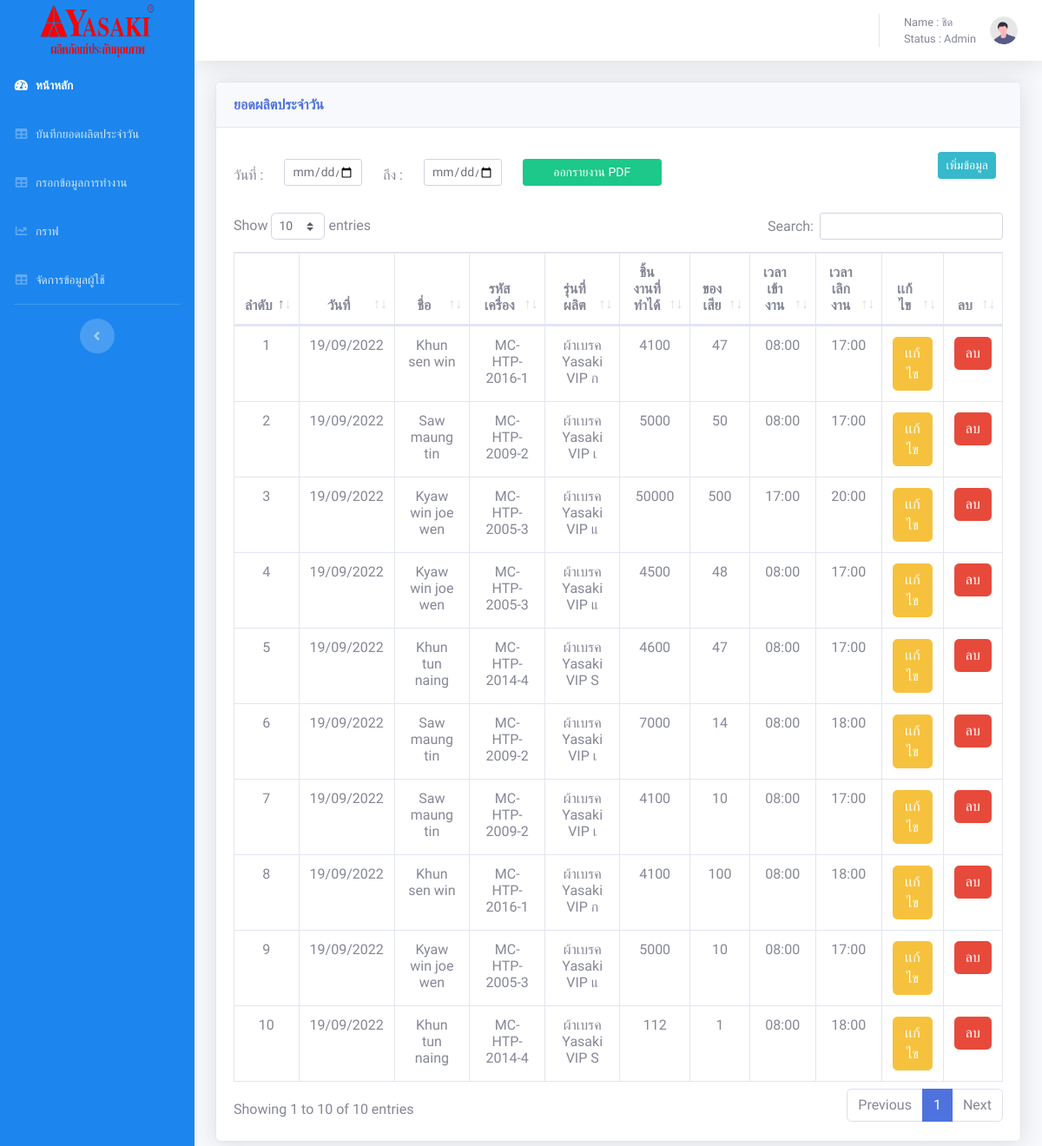
Page /admin/tables.php (signed in) on the earlier database version.
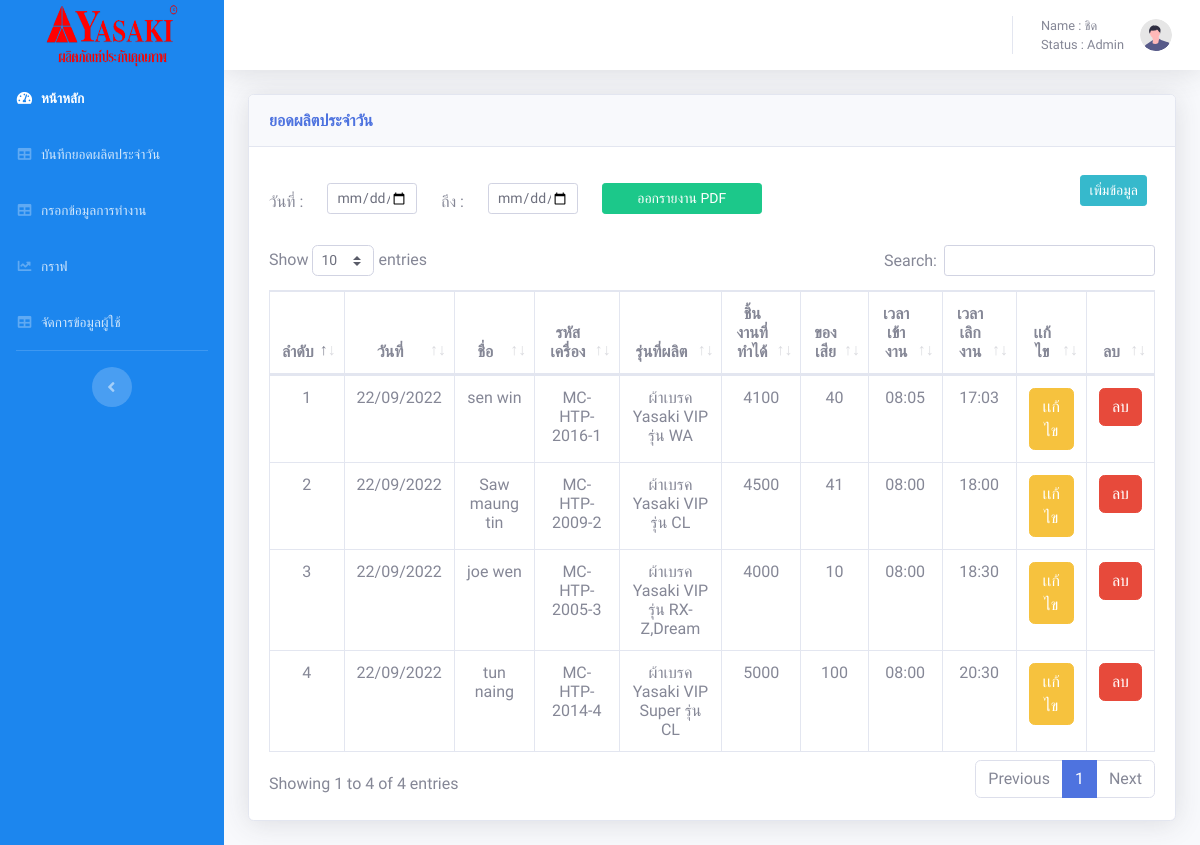
Same page on the later database version.
### tables this page shows
CREATE TABLE `employee` (
  `E_id` int(20) NOT NULL,
  `EName` varchar(20) NOT NULL,
  `Nmac` varchar(50) NOT NULL,
  `Econ` int(20) NOT NULL,
  `Epro` varchar(100) NOT NULL,
  `Edel` int(11) NOT NULL,
  `Etime` varchar(20) NOT NULL,
  `Etimet` varchar(20) NOT NULL,
  `DATE` date NOT NULL
);

### admin/tables.php (the view, shortened to what the changed rows need)
<!DOCTYPE html>
<html lang="en">
<head>
    <link href="vendor/fontawesome-free/css/all.min.css" rel="stylesheet" type="text/css">
    <link href="css/sb-admin-2.min.css" rel="stylesheet">
    <link href="vendor/datatables/dataTables.bootstrap4.min.css" rel="stylesheet">
</head>
<body id="page-top" style="font-family: 'Pridi', serif;">
    <div id="wrapper">
        <div id="content-wrapper" class="d-flex flex-column">
            <div id="content">
                <div class="container-fluid">
                    <div class="card shadow mb-4">
                        <div class="card-body">
                            <div class="row mb-4">
                                <div class="col-6">
                                </div>
                                <div class="col-6">
                                </div>
                            </div>
                            <div class="table-responsive">
                                <table class="table table-bordered text-center" id="dataTable" width="100%" cellspacing="0">
                                    <thead>
                                        <tr>
                                            <th>ลำดับ</th>
                                            <th>วันที่</th>
                                            <th>ชื่อ</th>
                                            <th>รหัสเครื่อง</th>
                                            <th>รุ่นที่ผลิต</th>
                                            <th>ชิ้นงานที่ทำได้</th>
                                            <th>ของเสีย</th>
                                            <th>เวลาเข้างาน</th>
                                            <th>เวลาเลิกงาน</th>
                                            <th>เเก้ไข</th>
                                            <th>ลบ</th>
                                        </tr>
                                    </thead>
                                    <?php
                                    require('config.php');
                                    mysqli_query($conn, 'SET NAMES UTF8');
                                    $sql = "SELECT * FROM employee ";
                                    $query = mysqli_query($conn, $sql);
                                    $n1 = 0;
                                    while ($value = mysqli_fetch_array($query)) {
                                        $d = date_create($value['DATE']);
                                        $d1 = date_format($d, "d/m/Y");
                                        $n1++;
                                        echo '<tr>
                    <td>' . $n1 . '</td>
                    <td>' . $d1 . '</td>
                    <td>' . $value['EName'] . '</td>
                    <td>' . $value['Nmac'] . '</td>
                    <td>' . $value['Epro'] . '</td>
                    <td>' . $value['Econ'] . '</td>
                    <td>' . $value['Edel'] . '</td>
                    <td>' . $value['Etime'] . '</td>
                    <td>' . $value['Etimet'] . '</td>
                    <td><a href="edittables.php?id=' . $value['E_id'] . '"><button class="btn-warning btn-md btn">เเก้ไข</button></a></td>
                    <td><a href="Delete.php?edit=' . $value['E_id'] . '"><button class="btn-danger btn-md btn" OnClick="return chkdel();">ลบ</button><a/></td>
                </tr>';
                                    }
                                    ?>
                                </table>
                            </div>
                        </div>
                    </div>
                </div>
            </div>
        </div>
    </div>
</body>
</html>

Differences in the rows shown:
removed employee: DATE "19/09/2022", EName "Khun sen win", Nmac "MC-HTP-2016-1", Epro "ผ้าเบรค Yasaki VIP ก", Econ "4100", Edel "47", Etime "08:00", Etimet "17:00"
removed employee: DATE "19/09/2022", EName "Saw maung tin", Nmac "MC-HTP-2009-2", Epro "ผ้าเบรค Yasaki VIP เ", Econ "5000", Edel "50", Etime "08:00", Etimet "17:00"
removed employee: DATE "19/09/2022", EName "Kyaw win joe wen", Nmac "MC-HTP-2005-3", Epro "ผ้าเบรค Yasaki VIP แ", Econ "50000", Edel "500", Etime "17:00", Etimet "20:00"
removed employee: DATE "19/09/2022", EName "Kyaw win joe wen", Nmac "MC-HTP-2005-3", Epro "ผ้าเบรค Yasaki VIP แ", Econ "4500", Edel "48", Etime "08:00", Etimet "17:00"
removed employee: DATE "19/09/2022", EName "Khun tun naing", Nmac "MC-HTP-2014-4", Epro "ผ้าเบรค Yasaki VIP S", Econ "4600", Edel "47", Etime "08:00", Etimet "17:00"
removed employee: DATE "19/09/2022", EName "Saw maung tin", Nmac "MC-HTP-2009-2", Epro "ผ้าเบรค Yasaki VIP เ", Econ "7000", Edel "14", Etime "08:00", Etimet "18:00"
removed employee: DATE "19/09/2022", EName "Saw maung tin", Nmac "MC-HTP-2009-2", Epro "ผ้าเบรค Yasaki VIP เ", Econ "4100", Edel "10", Etime "08:00", Etimet "17:00"
removed employee: DATE "19/09/2022", EName "Khun sen win", Nmac "MC-HTP-2016-1", Epro "ผ้าเบรค Yasaki VIP ก", Econ "4100", Edel "100", Etime "08:00", Etimet "18:00"
removed employee: DATE "19/09/2022", EName "Kyaw win joe wen", Nmac "MC-HTP-2005-3", Epro "ผ้าเบรค Yasaki VIP แ", Econ "5000", Edel "10", Etime "08:00", Etimet "17:00"
removed employee: DATE "19/09/2022", EName "Khun tun naing", Nmac "MC-HTP-2014-4", Epro "ผ้าเบรค Yasaki VIP S", Econ "112", Edel "1", Etime "08:00", Etimet "18:00"
added employee: DATE "22/09/2022", EName "sen win", Nmac "MC-HTP-2016-1", Epro "ผ้าเบรค Yasaki VIP รุ่น WA", Econ "4100", Edel "40", Etime "08:05", Etimet "17:03"
added employee: DATE "22/09/2022", EName "Saw maung tin", Nmac "MC-HTP-2009-2", Epro "ผ้าเบรค Yasaki VIP รุ่น CL", Econ "4500", Edel "41", Etime "08:00", Etimet "18:00"
added employee: DATE "22/09/2022", EName "joe wen", Nmac "MC-HTP-2005-3", Epro "ผ้าเบรค Yasaki VIP รุ่น RX-Z,Dream", Econ "4000", Edel "10", Etime "08:00", Etimet "18:30"
added employee: DATE "22/09/2022", EName "tun naing", Nmac "MC-HTP-2014-4", Epro "ผ้าเบรค Yasaki VIP Super รุ่น CL", Econ "5000", Edel "100", Etime "08:00", Etimet "20:30"
Other differences:
text written by a page script: "Show entries Search: Showing 1 to 10 of 10 entries Previous 1 Next" → "Show entries Search: Showing 1 to 4 of 4 entries Previous 1 Next"
